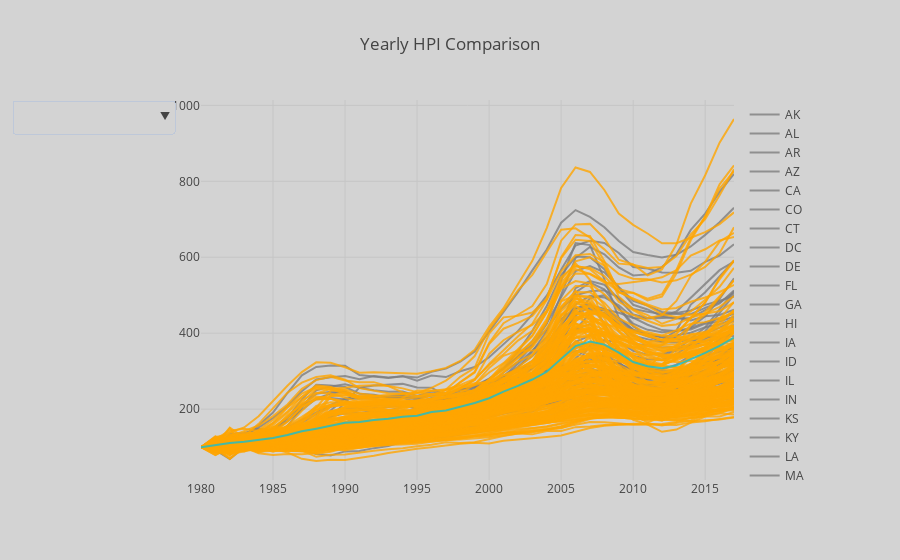

This figure's notebook cell:
### Code cell
data = []
choices = []

for i, st_name in enumerate(state_names):
    data.append(go.Scatter(
                x=state.query('State == "%s" and Quarter == 1 and Year >= 1980' % st_name)['Year'],
                y=state.query('State == "%s" and Quarter == 1 and Year >= 1980' % st_name)['HPI'],
                name = st_name,
                line = dict(color = '#7F7F7F'),
                opacity = 0.8))

for i, cb_name in enumerate(combined_names):
    data.append(go.Scatter(
                x=merged.query('County == "%s" and State == "%s"' % (cb_name[5:], cb_name[:2]))['Year'],
                y=merged.query('County == "%s" and State == "%s"' % (cb_name[5:], cb_name[:2]))['HPI 1980 base'],
                name = cb_name[5:],
                line = dict(color = 'orange'),
                opacity = 0.8))
    
    choices.append(dict(label = cb_name,
                 method = 'update',
                 args = [{'visible': [n == cb_name[:2] for n in state_names] + [False]*i + [True] + [False]*(len(combined_names)-i-1) + [True]}]))

    
trace_us = go.Scatter(
                x=us.query('Country == "USA" and Quarter == 1 and Year >= 1980')['Year'],
                y=us.query('Country == "USA" and Quarter == 1 and Year >= 1980')['HPI(1980 as base)'],
                name = "US",
                line = dict(color = '#17BECF'),
                opacity = 0.8)

data = data + [trace_us]


updatemenus = list([
    dict(active=-1,
         buttons=choices
    )
])

layout = dict(
    plot_bgcolor="lightgray",
    paper_bgcolor="lightgray",
    title = "Yearly HPI Comparison",
    xaxis = dict(range = ['1980','2017']),
    updatemenus=updatemenus
)

fig = dict(data=data, layout=layout)
iplot(fig, filename = "update_dropdown")
